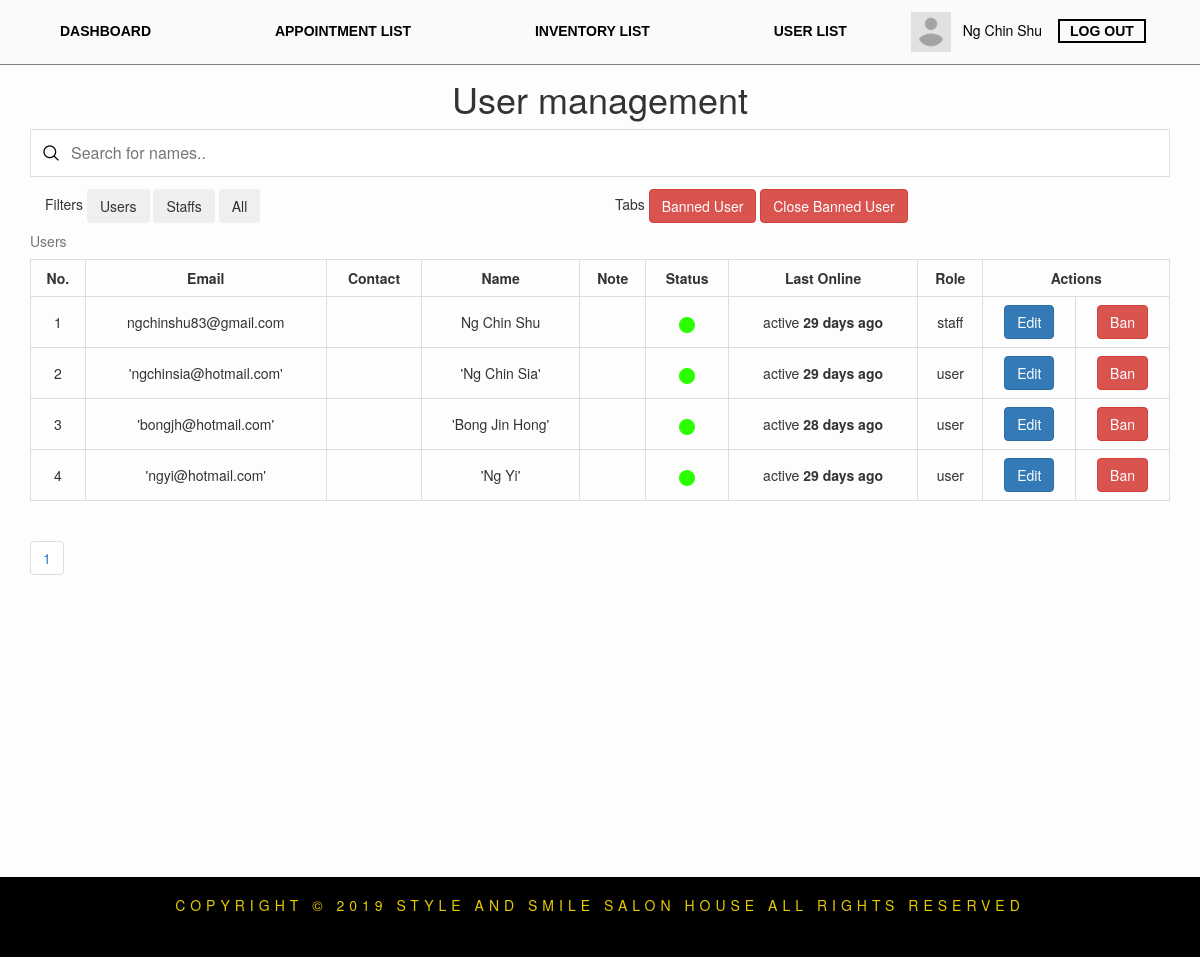
Screenshot of /staff/user.php (signed in) with the database file from the repository.
### tables this page shows
CREATE TABLE `users` (
  `image_path` varchar(100) DEFAULT NULL,
  `userId` int(11) NOT NULL,
  `email` varchar(100) NOT NULL,
  `contact` varchar(100) NOT NULL,
  `password` varchar(100) DEFAULT NULL,
  `name` varchar(150) NOT NULL,
  `role` varchar(20) NOT NULL,
  `note` varchar(200) DEFAULT NULL,
  `lastSignIn` date DEFAULT NULL,
  `forgotPasswordId` varchar(32) DEFAULT NULL,
  `banned` varchar(10) DEFAULT NULL,
  `bannedDate` date DEFAULT NULL,
  `bannedReason` varchar(255) DEFAULT NULL,
  `bannedDuration` int(10) DEFAULT NULL
);

### staff/user.php (the view, shortened to what this page needs)
<?php include "../db_connect.php"; ?>
<!DOCTYPE html>
<html lang="en">
  <head>
    <link rel="stylesheet" type="text/css" href="../font/flaticon.css"/>
    <link rel="stylesheet" href="https://maxcdn.bootstrapcdn.com/bootstrap/3.4.0/css/bootstrap.min.css">
    <link rel="stylesheet" href="https://cdnjs.cloudflare.com/ajax/libs/font-awesome/4.7.0/css/font-awesome.min.css">
    <link rel="stylesheet" type="text/css" href="../style.css">
  </head>
  <body>
      <?php include "../navigationBar.php" ?>
    <div class="container">
      <h1 class="display-4 text-center">User management</h1>
      <input type="text" id="userInput" onkeyup="searchUser()" placeholder="Search for names..">
      <div class="col-lg-6 col-xs-6">Filters <button type="button" onclick="filterUsers()" class="btn btn-light">Users</button> <button type="button" onclick="filterStaffs()" class="btn btn-light">Staffs</button> <button type="button" onclick="filterAll()" class="btn btn-light">All</button></div>
        <div class="col-lg-6 col-xs-6"> Tabs <button type="button" onclick="showBannedUser()" class="btn btn-danger">Banned User</button> <button type="button" onclick="hideBannedUser()" class="btn btn-danger">Close Banned User</button></div>
      <tbody>
        <table class="table table-bordered ttb" id="userTable">
          <caption>Users</caption>
          <tr>
            <th>No.
            </th>
            <th>Email
            </th>
            <th>Contact
            </th>
            <th>Name
            </th>
            <th>Note
            </th>
            <th>Status
            </th>
            <th>Last Online
            </th>
            <th>Role
            </th>
            <th colspan="2">Actions
            </th>
          </tr>
          <?php
            $record_per_page = 10;
            $page = '';
            if(isset($_GET['page'])){
              $page = $_GET['page'];
            } else {
              $page = 1;
            }
            $start_from = ($page-1)*$record_per_page;
            $query = "SELECT * FROM users WHERE banned IS NULL ORDER BY userId ASC LIMIT $start_from, $record_per_page";
            $data = $conn->query($query);
            $data->execute();
            foreach($data as $row)
            {
              $lastSignIn = $row['lastSignIn'];
              $today = date("Y-m-d");
              $dateToday = strtotime("$today");
              $dateLastSignIn = strtotime("$lastSignIn");
              $days = ($dateToday - $dateLastSignIn)/60/60/24;
              if ($days <= 30){
                $src = "../images/active-icon.png";
              }
              if($days > 1){
                $show = $days . " days ago";
              }
              $id = $row['userId'];
              echo "<tr><td>" . $row['userId'] . "</td><td>" . $row['email'] . "</td><td>" . $row['contact'] . "</td><td>" . $row['name'] . "</td><td>" . $row ['note'] . "</td><td>" . "<img src='$src' alt='$src'/>" . "</td><td>" . "active <b>" . $show . "</b>" . "</td><td>" . $row['role'] . "</td><td><form method='post' onsubmit='return confirm(\"Are you sure you want to perform this action?\");'>" . "<button type='submit' class='btn btn-primary' name='idEdit' onclick='openUserEdit()' value ='$id'>Edit</button></form></td><td><form method='post' onsubmit='return confirm(\"Ban this user?\");'><button type='submit' class='btn btn-danger' name='idBan' value ='$id'>Ban</button></form></td>" . "</tr>";
            }
            ?>
        </table>
      </tbody>
      <div class="page-links">
        <ul class="pagination">
          <?php
            $page_query = "SELECT COUNT(*) FROM users WHERE banned IS NULL";
            $data = $conn->query($page_query);
            $data->execute();
            $num_rows = $data->fetchColumn();
            $total_pages = ceil($num_rows/$record_per_page);
            for($i=1; $i<=$total_pages; $i++){
              echo '<li><a href="user.php?page='. $i . '">' . $i . '</a></li>';
            }
          ?>
          </ul>
        </div>
    </div>
      <?php include "../footer.php"; ?>
  </body>
</html>

### navigationBar.php
<?php echo "<section id='navigation-bar'>
            <div class='appointment-container'>
                <nav id='sticky-nav'>
                    <ul>"
?>
<?php
    if (isset($_SESSION["id"]) ) {
        if ($_SESSION["role"] == "staff" || $_SESSION["role"] == "manager" ) {
            echo "<li><p><a href='dashboard.php'>DASHBOARD</a></p></li>
            <li><p><a href='appointment.php'>APPOINTMENT LIST</a></p></li>
            <li><p><a href='inventory.php'>INVENTORY LIST</a></p></li>
            <li><p><a href='user.php'>USER LIST</a></p></li>";
        } else {
            echo "<li><p><a href='index.php'>HOME</a></p></li>
            <li><p><a href='appointment.php'>APPOINTMENT</a></p></li>
            <li><p><a href='inventory.php'>PRODUCT</a></p></li>";
        }
    } else {
        echo "<li><p><a href='index.php'>HOME</a></p></li>
        <li><p><a href='appointment.php'>APPOINTMENT</a></p></li>
        <li><p><a href='inventory.php'>PRODUCT</a></p></li>";
    }
?>
<?php
    if (isset($_SESSION["id"]) && !empty($_SESSION["id"]) || isset($_SESSION["access_token"])) {
        $query = "SELECT * FROM `users` WHERE `userId`=:id";
        $data = $conn->prepare($query);
        $data->bindValue(":id", $_SESSION["id"]);
        $data->execute();
        $currentUser = $data->fetch(PDO::FETCH_ASSOC);
        $id = $_SESSION["id"];
        if ($currentUser["image_path"] != NULL) {
            $image_path = $currentUser['image_path'];
            if ($currentUser["role"] == "staff"||$currentUser["role"] == "manager") {
                echo "<a style='color:black;text-decoration:none;' href='../profile.php?id=$id'><span id='profile_image'><img style='height:auto; max-height:40px; margin-right:1%;' src='../$image_path'/></span>";
            } else {
                echo "<a style='color:black;text-decoration:none;' href='profile.php?id=$id'><span id='profile_image'><img style='height:auto; max-height:40px; margin-right:1%; width:40px; height:40px; border-radius:100%;' src='$image_path'/></span>";
            }
        } else {
            if ($currentUser["role"] == "staff"||$currentUser["role"] == "manager") {
                echo "<a style='color:black;text-decoration:none;' href='../profile.php?id=$id'><span id='profile_image'><img id='profile_image_placeholder' style='height:auto; max-height:40px; margin-right:1%;' src='../images/profile-placeholder.png'/></span>";
            } else {
                echo "<a style='color:black;text-decoration:none;' href='profile.php?id=$id'><span id='profile_image'><img id='profile_image_placeholder' style='height:auto; max-height:40px; margin-right:1%;' src='images/profile-placeholder.png'/></span>";
            }
        }
        echo '<span>'.$_SESSION["name"].'</span></a>';
    }
?>
<?php
    if (isset($_SESSION["access_token"])) {
        if ($_SESSION["role"] == "staff"||$_SESSION["role"] == "manager") {
            echo '<li id="logout-button"><p><a id="logout-nav-btn" href="../logout.php">LOG OUT</a></p></li>';
        } else {
            echo '<li id="logout-button"><p><a id="logout-nav-btn" href="logout.php">LOG OUT</a></p></li>';
        }
    } else {
        if (!isset($_SESSION["id"])) {
            echo '<li id="login-button" ><p><a id="login-nav-btn" href="login.php">LOG IN</a></p></li>';
        } else {
            if ($_SESSION["role"] == "staff" || $_SESSION["role"] == "manager") {
                echo '<li id="logout-button"><p><a  id="logout-nav-btn" href="../logout.php">LOG OUT</a></p></li>';
            } else {
                echo '<li id="logout-button"><p><a  id="logout-nav-btn" href="logout.php">LOG OUT</a></p></li>';
            }
        }
    }
?>
<?php
    echo "</ul>
            </nav>
        </div>
    </section>"
?>

### footer.php
<footer id="footer">
        <div id="lastfooter">
            <p> Copyright &copy; 2019 Style and Smile Salon House All Rights Reserved</p>
        </div>
</footer>

### style.css (style rules this page uses)
html { scroll-behavior: smooth; }
html, body { margin: 0; padding: 0; height:100%; }
body { background-color: #fdfdfd; }
.appointment-container nav ul li { display: inline-block; }
#navigation-bar nav ul li a { text-decoration: none; font-family: 'Oswald', sans-serif; font-weight:bold; color:black; }
#navigation-bar nav ul li { margin: 0 5% 0 5%; }
#navigation-bar nav ul { padding-top: 1%; padding-bottom: 1%; }
#navigation-bar ul, #navigation-bar ul li p { padding: 0; margin:0; }
ul { white-space: nowrap; }
nav { vertical-align: middle; text-align: center; position:relative; z-index: 1; background-color:#FAFAFA; position:sticky; }
#navigation-bar nav ul li#logout-button { margin-left:1%; }
#booknav-btn, #login-nav-btn, #logout-nav-btn { border-width: 2px; border-color:black; border-style: solid; padding:2px 10px 2px 10px; }
#navigation-bar span { font-family: 'Helvetica Neue',Arial,Helvetica,sans-serif; }
.display-4 { font-family: "Helvetica Neue",Helvetica,Arial,sans-serif; }
#navigation-bar li a { font-size: 14px; }
#navigation-bar ul { font-size: 14px; }
.container { min-height: 100vh; overflow: hidden; position: relative; }
#footer #lastfooter { margin-top:1%; }
#lastfooter { height:10vh; background-color: black; color:#e5ca00; text-align: center; padding:1.5% 0 1.5% 0; letter-spacing: 5px; text-transform: uppercase; }
h1.display-4 { margin-top:14px; font-size: 36px; }
.ttb, .ttb th { text-align:center; }
.ttb > tbody > tr > td { vertical-align: middle; }
#userInput { background-image: url('images/magnifying-glass.png'); background-position: 12px 15px; background-repeat: no-repeat; width: 100%; font-size: 16px; padding: 12px 20px 12px 40px; border: 1px solid #ddd; margin-bottom: 12px; }
#navigation-bar { z-index:100; border-bottom:1px solid grey; }

### rows the page displays
users: userId "1", email "ngchinshu83@gmail.com", name "Ng Chin Shu", lastSignIn "29 days ago", role "staff"
users: userId "2", email "'ngchinsia@hotmail.com'", name "'Ng Chin Sia'", lastSignIn "29 days ago", role "user"
users: userId "3", email "'bongjh@hotmail.com'", name "'Bong Jin Hong'", lastSignIn "28 days ago", role "user"
users: userId "4", email "'ngyi@hotmail.com'", name "'Ng Yi'", lastSignIn "29 days ago", role "user"

### other values shown
$_SESSION["name"] "Ng Chin Shu"
